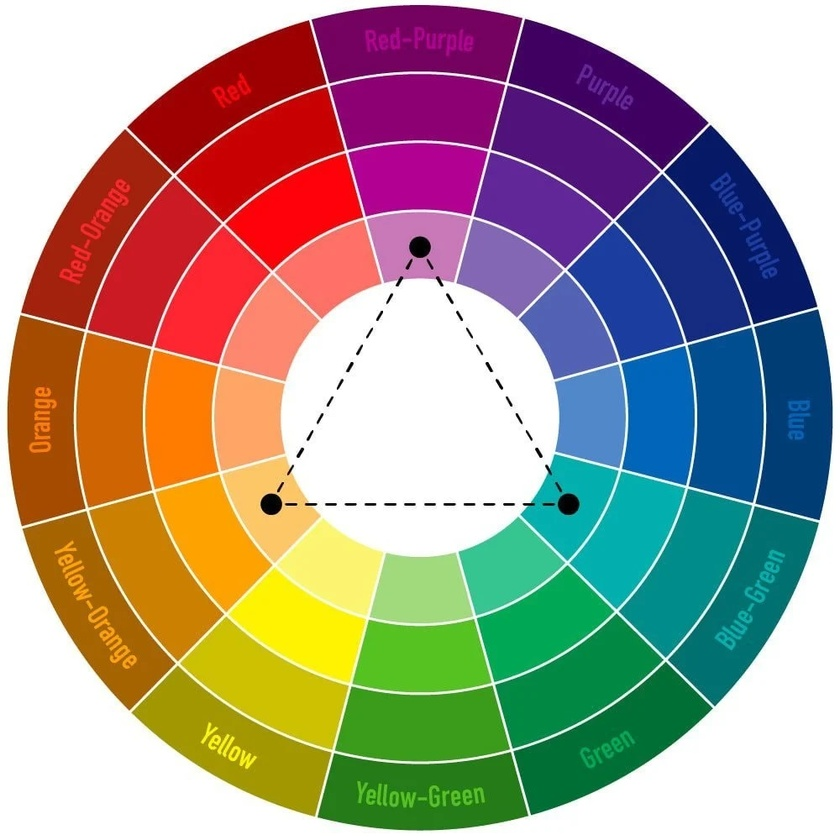
%> input picture img.jpg, 840 x 840 px, shrunk from 1000 x 1000 before the run
$ octave point.m   (GNU Octave 9; MATLAB toolbox functions it lacks are replaced by stand-ins)
%> lines starting %> are read from the running program, lines starting %| are printed output that depends on the picture
% [6 lines of commented-out code are left out]

I = imread('img.jpg');
%> I is the input picture: size 840x840x3 uint8; mean R, G, B 165.4, 152.1, 139.9
imshow(I);

J = rgb2gray(I);
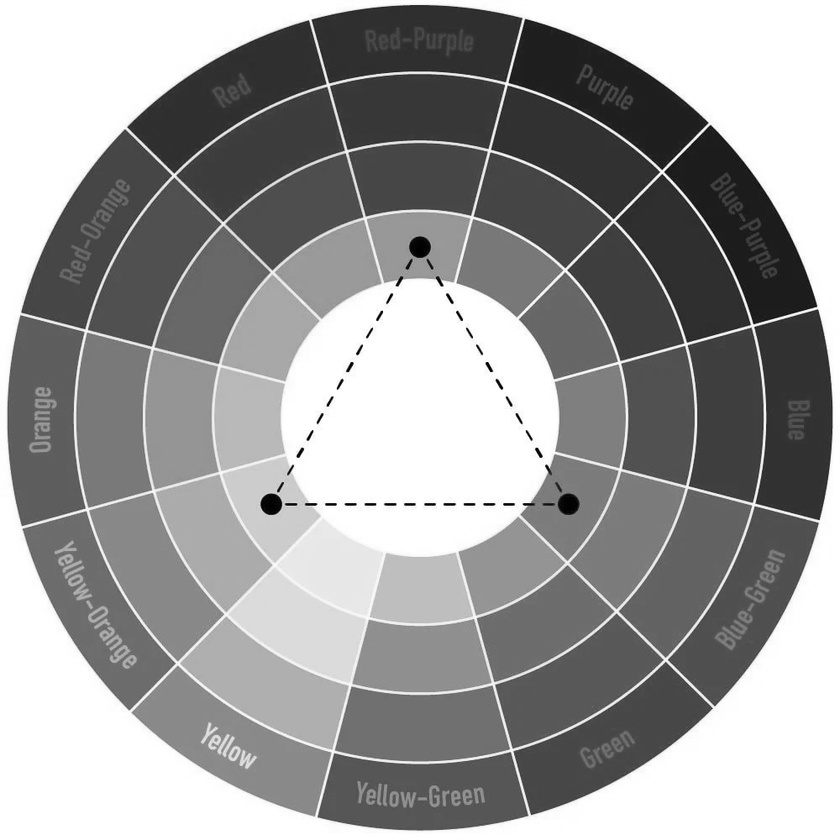
%> J: size 840x840 uint8; min 0, max 255, mean 154.7

surf(J)
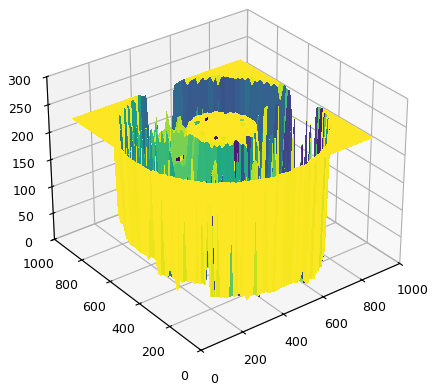
%> figure redrawn from the program's plot data

$ run again, with 1.jpg copied over img.jpg
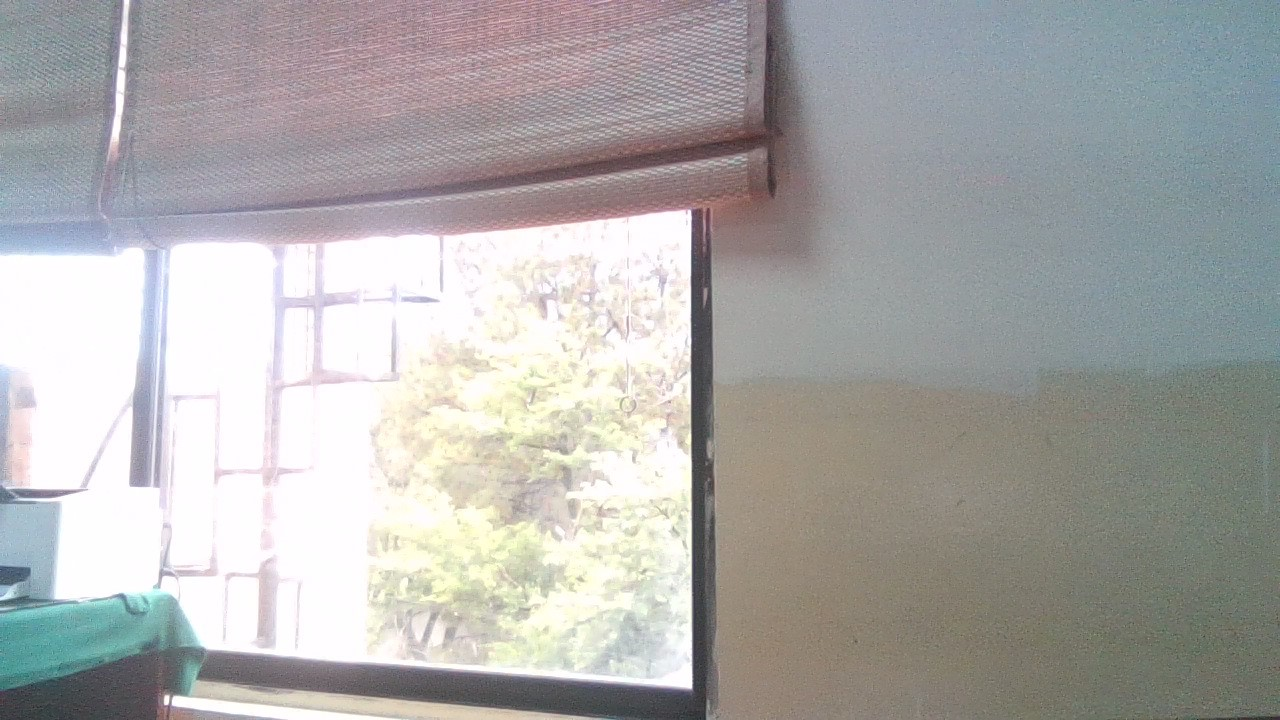
%> input picture 1.jpg, 1280 x 720 px
%> I is the input picture: size 720x1280x3 uint8; mean R, G, B 171.8, 171.3, 169.9
%> `J = rgb2gray(I);`:
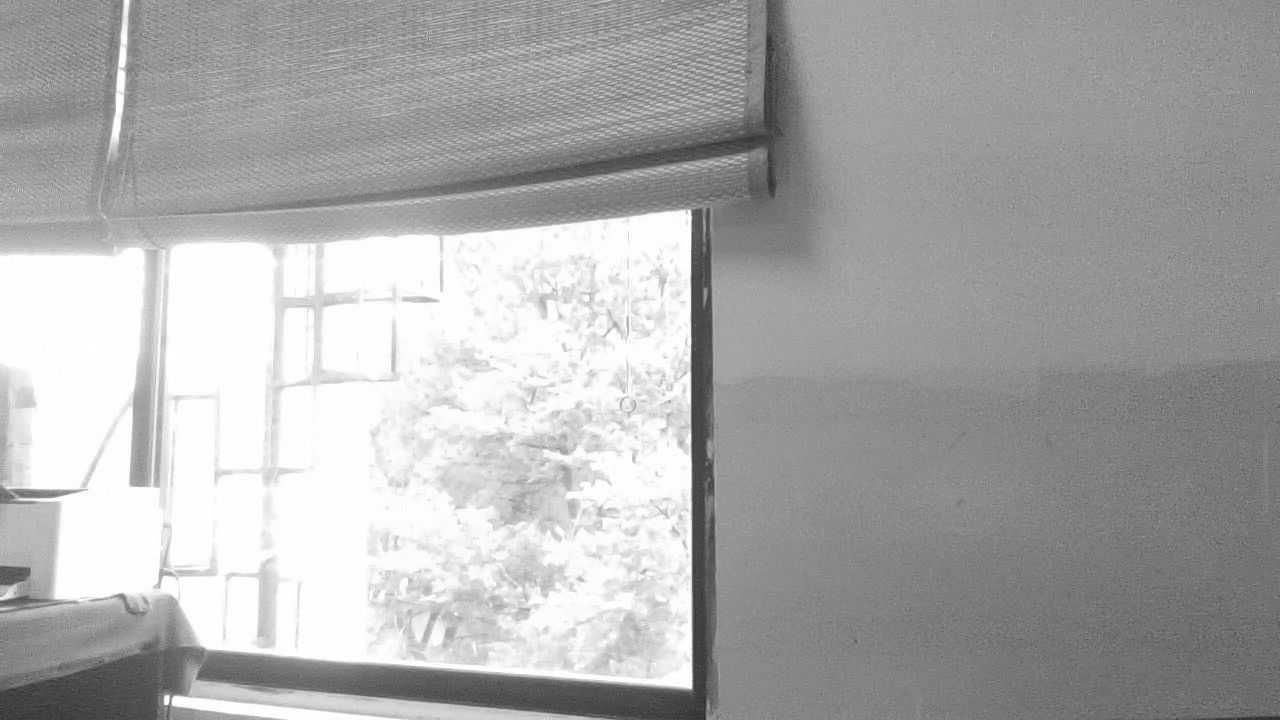
%> J: size 720x1280 uint8; min 25, max 255, mean 171.3
%> `surf(J)`:
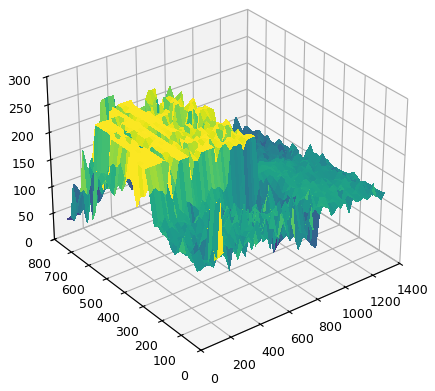
%> figure redrawn from the program's plot data
